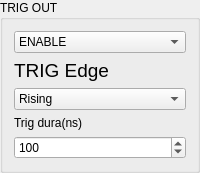
               <widget class="QGroupBox" name="AUXIObox_2">
                <property name="maximumSize">
                 <size>
                  <width>300</width>
                  <height>400</height>
                 </size>
                </property>
                <property name="title">
                 <string>TRIG OUT</string>
                </property>
                <layout class="QVBoxLayout" name="verticalLayout_14">
                 <item>
                  <widget class="QComboBox" name="AUXIO_2">
                   <item>
                    <property name="text">
                     <string>ENABLE</string>
                    </property>
                   </item>
                   <item>
                    <property name="text">
                     <string>DISABLE</string>
                    </property>
                   </item>
                  </widget>
                 </item>
                 <item>
                  <widget class="QLabel" name="AUXEDGElabel_2">
                   <property name="font">
                    <font>
                     <pointsize>14</pointsize>
                    </font>
                   </property>
                   <property name="text">
                    <string>TRIG Edge</string>
                   </property>
                  </widget>
                 </item>
                 <item>
                  <widget class="QComboBox" name="AUXEDGE_2">
                   <item>
                    <property name="text">
                     <string>Rising</string>
                    </property>
                   </item>
                   <item>
                    <property name="text">
                     <string>Falling</string>
                    </property>
                   </item>
                  </widget>
                 </item>
                 <item>
                  <widget class="QLabel" name="TrigDuraLable_2">
                   <property name="text">
                    <string>Trig dura(ns)</string>
                   </property>
                  </widget>
                 </item>
                 <item>
                  <widget class="QSpinBox" name="TrigOutDura">
                   <property name="maximum">
                    <number>5000</number>
                   </property>
                   <property name="value">
                    <number>100</number>
                   </property>
                  </widget>
                 </item>
                </layout>
               </widget>
